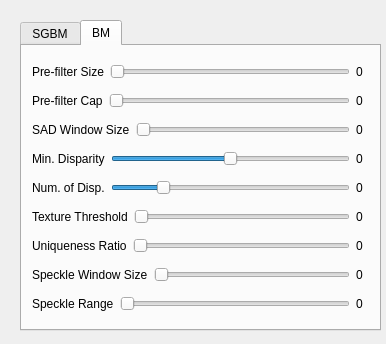
<?xml version="1.0" encoding="UTF-8"?>
<ui version="4.0">
 <class>stereoMatchParamForm</class>
 <widget class="QWidget" name="stereoMatchParamForm">
  <property name="geometry">
   <rect>
    <x>0</x>
    <y>0</y>
    <width>386</width>
    <height>344</height>
   </rect>
  </property>
  <property name="windowTitle">
   <string>Form</string>
  </property>
  <widget class="QTabWidget" name="tabWidget">
   <property name="geometry">
    <rect>
     <x>20</x>
     <y>20</y>
     <width>361</width>
     <height>311</height>
    </rect>
   </property>
   <property name="currentIndex">
    <number>1</number>
   </property>
   <widget class="QWidget" name="tab_2">
    <attribute name="title">
     <string>SGBM</string>
    </attribute>
    <widget class="QWidget" name="layoutWidget_2">
     <property name="geometry">
      <rect>
       <x>20</x>
       <y>10</y>
       <width>331</width>
       <height>266</height>
      </rect>
     </property>
     <layout class="QGridLayout" name="gridLayout_12">
      <item row="4" column="0">
       <layout class="QGridLayout" name="gridLayout_18">
        <item row="0" column="0">
         <widget class="QLabel" name="label_16">
          <property name="text">
           <string>Uniqueness Ratio</string>
          </property>
         </widget>
        </item>
        <item row="0" column="1">
         <widget class="QSlider" name="horizontalSlider_sgbm_uniqueness_ratio">
          <property name="maximum">
           <number>300</number>
          </property>
          <property name="pageStep">
           <number>1</number>
          </property>
          <property name="orientation">
           <enum>Qt::Horizontal</enum>
          </property>
         </widget>
        </item>
        <item row="0" column="2">
         <widget class="QLabel" name="label_sgbm_uniqueness_ratio">
          <property name="text">
           <string>0</string>
          </property>
         </widget>
        </item>
       </layout>
      </item>
      <item row="5" column="0">
       <layout class="QGridLayout" name="gridLayout_19">
        <item row="0" column="0">
         <widget class="QLabel" name="label_17">
          <property name="text">
           <string>Speckle Window Size</string>
          </property>
         </widget>
        </item>
        <item row="0" column="1">
         <widget class="QSlider" name="horizontalSlider_sgbm_speckle_window_size">
          <property name="maximum">
           <number>100</number>
          </property>
          <property name="pageStep">
           <number>1</number>
          </property>
          <property name="orientation">
           <enum>Qt::Horizontal</enum>
          </property>
         </widget>
        </item>
        <item row="0" column="2">
         <widget class="QLabel" name="label_sgbm_speckle_window_size">
          <property name="text">
           <string>0</string>
          </property>
         </widget>
        </item>
       </layout>
      </item>
      <item row="6" column="0">
       <layout class="QGridLayout" name="gridLayout_20">
        <item row="0" column="0">
         <widget class="QLabel" name="label_18">
          <property name="text">
           <string>Speckle Range</string>
          </property>
         </widget>
        </item>
        <item row="0" column="1">
         <widget class="QSlider" name="horizontalSlider_sgbm_speckle_range">
          <property name="maximum">
           <number>100</number>
          </property>
          <property name="pageStep">
           <number>1</number>
          </property>
          <property name="orientation">
           <enum>Qt::Horizontal</enum>
          </property>
         </widget>
        </item>
        <item row="0" column="2">
         <widget class="QLabel" name="label_sgbm_speckle_range">
          <property name="text">
           <string>0</string>
          </property>
         </widget>
        </item>
       </layout>
      </item>
      <item row="0" column="0">
       <layout class="QGridLayout" name="gridLayout_13">
        <item row="0" column="0">
         <widget class="QLabel" name="label_11">
          <property name="text">
           <string>Pre-filter Cap</string>
          </property>
         </widget>
        </item>
        <item row="0" column="1">
         <widget class="QSlider" name="horizontalSlider_sgbm_pre_filter_cap">
          <property name="minimum">
           <number>1</number>
          </property>
          <property name="maximum">
           <number>100</number>
          </property>
          <property name="pageStep">
           <number>1</number>
          </property>
          <property name="orientation">
           <enum>Qt::Horizontal</enum>
          </property>
         </widget>
        </item>
        <item row="0" column="2">
         <widget class="QLabel" name="label_sgbm_pre_filter_cap">
          <property name="text">
           <string>0</string>
          </property>
         </widget>
        </item>
       </layout>
      </item>
      <item row="1" column="0">
       <layout class="QGridLayout" name="gridLayout_14">
        <item row="0" column="0">
         <widget class="QLabel" name="label_12">
          <property name="text">
           <string>SAD Window Size</string>
          </property>
         </widget>
        </item>
        <item row="0" column="1">
         <widget class="QSlider" name="horizontalSlider_sgbm_sad_window_size">
          <property name="minimum">
           <number>3</number>
          </property>
          <property name="maximum">
           <number>200</number>
          </property>
          <property name="pageStep">
           <number>2</number>
          </property>
          <property name="orientation">
           <enum>Qt::Horizontal</enum>
          </property>
         </widget>
        </item>
        <item row="0" column="2">
         <widget class="QLabel" name="label_sgbm_sad_window_size">
          <property name="text">
           <string>0</string>
          </property>
         </widget>
        </item>
       </layout>
      </item>
      <item row="2" column="0">
       <layout class="QGridLayout" name="gridLayout_15">
        <item row="0" column="0">
         <widget class="QLabel" name="label_13">
          <property name="text">
           <string>Min. Disparity</string>
          </property>
         </widget>
        </item>
        <item row="0" column="1">
         <widget class="QSlider" name="horizontalSlider_sgbm_min_disp">
          <property name="minimum">
           <number>-100</number>
          </property>
          <property name="maximum">
           <number>100</number>
          </property>
          <property name="pageStep">
           <number>1</number>
          </property>
          <property name="orientation">
           <enum>Qt::Horizontal</enum>
          </property>
         </widget>
        </item>
        <item row="0" column="2">
         <widget class="QLabel" name="label_sgbm_min_disp">
          <property name="text">
           <string>0</string>
          </property>
         </widget>
        </item>
       </layout>
      </item>
      <item row="3" column="0">
       <layout class="QGridLayout" name="gridLayout_16">
        <item row="0" column="0">
         <widget class="QLabel" name="label_14">
          <property name="text">
           <string>Num. of Disp.</string>
          </property>
         </widget>
        </item>
        <item row="0" column="1">
         <widget class="QSlider" name="horizontalSlider_sgbm_num_of_disp">
          <property name="minimum">
           <number>16</number>
          </property>
          <property name="maximum">
           <number>256</number>
          </property>
          <property name="singleStep">
           <number>16</number>
          </property>
          <property name="pageStep">
           <number>16</number>
          </property>
          <property name="value">
           <number>64</number>
          </property>
          <property name="orientation">
           <enum>Qt::Horizontal</enum>
          </property>
         </widget>
        </item>
        <item row="0" column="2">
         <widget class="QLabel" name="label_sgbm_num_of_disp">
          <property name="text">
           <string>0</string>
          </property>
         </widget>
        </item>
       </layout>
      </item>
     </layout>
    </widget>
   </widget>
   <widget class="QWidget" name="tab">
    <attribute name="title">
     <string>BM</string>
    </attribute>
    <widget class="QWidget" name="layoutWidget">
     <property name="geometry">
      <rect>
       <x>10</x>
       <y>10</y>
       <width>331</width>
       <height>266</height>
      </rect>
     </property>
     <layout class="QGridLayout" name="gridLayout_11">
      <item row="0" column="0">
       <layout class="QGridLayout" name="gridLayout">
        <item row="0" column="0">
         <widget class="QLabel" name="label">
          <property name="text">
           <string>Pre-filter Size</string>
          </property>
         </widget>
        </item>
        <item row="0" column="2">
         <widget class="QLabel" name="label_bm_pre_filter_size">
          <property name="text">
           <string>0</string>
          </property>
         </widget>
        </item>
        <item row="0" column="1">
         <widget class="QSlider" name="horizontalSlider_bm_pre_filter_size">
          <property name="minimum">
           <number>5</number>
          </property>
          <property name="maximum">
           <number>200</number>
          </property>
          <property name="pageStep">
           <number>2</number>
          </property>
          <property name="orientation">
           <enum>Qt::Horizontal</enum>
          </property>
         </widget>
        </item>
       </layout>
      </item>
      <item row="1" column="0">
       <layout class="QGridLayout" name="gridLayout_2">
        <item row="0" column="0">
         <widget class="QLabel" name="label_2">
          <property name="text">
           <string>Pre-filter Cap</string>
          </property>
         </widget>
        </item>
        <item row="0" column="1">
         <widget class="QSlider" name="horizontalSlider_bm_pre_filter_cap">
          <property name="minimum">
           <number>1</number>
          </property>
          <property name="maximum">
           <number>63</number>
          </property>
          <property name="pageStep">
           <number>1</number>
          </property>
          <property name="orientation">
           <enum>Qt::Horizontal</enum>
          </property>
         </widget>
        </item>
        <item row="0" column="2">
         <widget class="QLabel" name="label_bm_pre_filter_cap">
          <property name="text">
           <string>0</string>
          </property>
         </widget>
        </item>
       </layout>
      </item>
      <item row="2" column="0">
       <layout class="QGridLayout" name="gridLayout_4">
        <item row="0" column="0">
         <widget class="QLabel" name="label_3">
          <property name="text">
           <string>SAD Window Size</string>
          </property>
         </widget>
        </item>
        <item row="0" column="1">
         <widget class="QSlider" name="horizontalSlider_bm_sad_window_size">
          <property name="minimum">
           <number>5</number>
          </property>
          <property name="maximum">
           <number>200</number>
          </property>
          <property name="pageStep">
           <number>2</number>
          </property>
          <property name="orientation">
           <enum>Qt::Horizontal</enum>
          </property>
         </widget>
        </item>
        <item row="0" column="2">
         <widget class="QLabel" name="label_bm_sad_window_size">
          <property name="text">
           <string>0</string>
          </property>
         </widget>
        </item>
       </layout>
      </item>
      <item row="3" column="0">
       <layout class="QGridLayout" name="gridLayout_5">
        <item row="0" column="0">
         <widget class="QLabel" name="label_4">
          <property name="text">
           <string>Min. Disparity</string>
          </property>
         </widget>
        </item>
        <item row="0" column="1">
         <widget class="QSlider" name="horizontalSlider_bm_min_disp">
          <property name="minimum">
           <number>-100</number>
          </property>
          <property name="maximum">
           <number>100</number>
          </property>
          <property name="pageStep">
           <number>1</number>
          </property>
          <property name="orientation">
           <enum>Qt::Horizontal</enum>
          </property>
         </widget>
        </item>
        <item row="0" column="2">
         <widget class="QLabel" name="label_bm_min_disp">
          <property name="text">
           <string>0</string>
          </property>
         </widget>
        </item>
       </layout>
      </item>
      <item row="4" column="0">
       <layout class="QGridLayout" name="gridLayout_6">
        <item row="0" column="0">
         <widget class="QLabel" name="label_8">
          <property name="text">
           <string>Num. of Disp.</string>
          </property>
         </widget>
        </item>
        <item row="0" column="1">
         <widget class="QSlider" name="horizontalSlider_bm_num_of_disp">
          <property name="minimum">
           <number>16</number>
          </property>
          <property name="maximum">
           <number>256</number>
          </property>
          <property name="singleStep">
           <number>16</number>
          </property>
          <property name="pageStep">
           <number>16</number>
          </property>
          <property name="value">
           <number>64</number>
          </property>
          <property name="orientation">
           <enum>Qt::Horizontal</enum>
          </property>
         </widget>
        </item>
        <item row="0" column="2">
         <widget class="QLabel" name="label_bm_num_of_disp">
          <property name="text">
           <string>0</string>
          </property>
         </widget>
        </item>
       </layout>
      </item>
      <item row="5" column="0">
       <layout class="QGridLayout" name="gridLayout_7">
        <item row="0" column="0">
         <widget class="QLabel" name="label_6">
          <property name="text">
           <string>Texture Threshold</string>
          </property>
         </widget>
        </item>
        <item row="0" column="1">
         <widget class="QSlider" name="horizontalSlider_bm_texture_thresh">
          <property name="maximum">
           <number>1000</number>
          </property>
          <property name="pageStep">
           <number>1</number>
          </property>
          <property name="orientation">
           <enum>Qt::Horizontal</enum>
          </property>
         </widget>
        </item>
        <item row="0" column="2">
         <widget class="QLabel" name="label_bm_texture_thresh">
          <property name="text">
           <string>0</string>
          </property>
         </widget>
        </item>
       </layout>
      </item>
      <item row="6" column="0">
       <layout class="QGridLayout" name="gridLayout_10">
        <item row="0" column="0">
         <widget class="QLabel" name="label_7">
          <property name="text">
           <string>Uniqueness Ratio</string>
          </property>
         </widget>
        </item>
        <item row="0" column="1">
         <widget class="QSlider" name="horizontalSlider_bm_uniqueness_ratio">
          <property name="maximum">
           <number>300</number>
          </property>
          <property name="pageStep">
           <number>1</number>
          </property>
          <property name="orientation">
           <enum>Qt::Horizontal</enum>
          </property>
         </widget>
        </item>
        <item row="0" column="2">
         <widget class="QLabel" name="label_bm_uniqueness_ratio">
          <property name="text">
           <string>0</string>
          </property>
         </widget>
        </item>
       </layout>
      </item>
      <item row="7" column="0">
       <layout class="QGridLayout" name="gridLayout_9">
        <item row="0" column="0">
         <widget class="QLabel" name="label_5">
          <property name="text">
           <string>Speckle Window Size</string>
          </property>
         </widget>
        </item>
        <item row="0" column="1">
         <widget class="QSlider" name="horizontalSlider_bm_speckle_window_size">
          <property name="maximum">
           <number>100</number>
          </property>
          <property name="pageStep">
           <number>1</number>
          </property>
          <property name="orientation">
           <enum>Qt::Horizontal</enum>
          </property>
         </widget>
        </item>
        <item row="0" column="2">
         <widget class="QLabel" name="label_bm_speckle_window_size">
          <property name="text">
           <string>0</string>
          </property>
         </widget>
        </item>
       </layout>
      </item>
      <item row="8" column="0">
       <layout class="QGridLayout" name="gridLayout_8">
        <item row="0" column="0">
         <widget class="QLabel" name="label_9">
          <property name="text">
           <string>Speckle Range</string>
          </property>
         </widget>
        </item>
        <item row="0" column="1">
         <widget class="QSlider" name="horizontalSlider_bm_speckle_range">
          <property name="maximum">
           <number>100</number>
          </property>
          <property name="pageStep">
           <number>1</number>
          </property>
          <property name="orientation">
           <enum>Qt::Horizontal</enum>
          </property>
         </widget>
        </item>
        <item row="0" column="2">
         <widget class="QLabel" name="label_bm_speckle_range">
          <property name="text">
           <string>0</string>
          </property>
         </widget>
        </item>
       </layout>
      </item>
     </layout>
    </widget>
   </widget>
  </widget>
 </widget>
 <resources/>
 <connections>
  <connection>
   <sender>horizontalSlider_bm_min_disp</sender>
   <signal>valueChanged(int)</signal>
   <receiver>label_bm_min_disp</receiver>
   <slot>setNum(int)</slot>
   <hints>
    <hint type="sourcelabel">
     <x>338</x>
     <y>155</y>
    </hint>
    <hint type="destinationlabel">
     <x>358</x>
     <y>155</y>
    </hint>
   </hints>
  </connection>
  <connection>
   <sender>horizontalSlider_bm_sad_window_size</sender>
   <signal>valueChanged(int)</signal>
   <receiver>label_bm_sad_window_size</receiver>
   <slot>setNum(int)</slot>
   <hints>
    <hint type="sourcelabel">
     <x>285</x>
     <y>121</y>
    </hint>
    <hint type="destinationlabel">
     <x>359</x>
     <y>124</y>
    </hint>
   </hints>
  </connection>
  <connection>
   <sender>horizontalSlider_bm_pre_filter_cap</sender>
   <signal>valueChanged(int)</signal>
   <receiver>label_bm_pre_filter_cap</receiver>
   <slot>setNum(int)</slot>
   <hints>
    <hint type="sourcelabel">
     <x>332</x>
     <y>92</y>
    </hint>
    <hint type="destinationlabel">
     <x>360</x>
     <y>93</y>
    </hint>
   </hints>
  </connection>
  <connection>
   <sender>horizontalSlider_bm_pre_filter_size</sender>
   <signal>valueChanged(int)</signal>
   <receiver>label_bm_pre_filter_size</receiver>
   <slot>setNum(int)</slot>
   <hints>
    <hint type="sourcelabel">
     <x>338</x>
     <y>62</y>
    </hint>
    <hint type="destinationlabel">
     <x>356</x>
     <y>63</y>
    </hint>
   </hints>
  </connection>
  <connection>
   <sender>horizontalSlider_bm_texture_thresh</sender>
   <signal>valueChanged(int)</signal>
   <receiver>label_bm_texture_thresh</receiver>
   <slot>setNum(int)</slot>
   <hints>
    <hint type="sourcelabel">
     <x>343</x>
     <y>216</y>
    </hint>
    <hint type="destinationlabel">
     <x>358</x>
     <y>212</y>
    </hint>
   </hints>
  </connection>
  <connection>
   <sender>horizontalSlider_bm_uniqueness_ratio</sender>
   <signal>valueChanged(int)</signal>
   <receiver>label_bm_uniqueness_ratio</receiver>
   <slot>setNum(int)</slot>
   <hints>
    <hint type="sourcelabel">
     <x>335</x>
     <y>245</y>
    </hint>
    <hint type="destinationlabel">
     <x>359</x>
     <y>243</y>
    </hint>
   </hints>
  </connection>
  <connection>
   <sender>horizontalSlider_bm_speckle_window_size</sender>
   <signal>valueChanged(int)</signal>
   <receiver>label_bm_speckle_window_size</receiver>
   <slot>setNum(int)</slot>
   <hints>
    <hint type="sourcelabel">
     <x>330</x>
     <y>274</y>
    </hint>
    <hint type="destinationlabel">
     <x>357</x>
     <y>272</y>
    </hint>
   </hints>
  </connection>
  <connection>
   <sender>horizontalSlider_bm_speckle_range</sender>
   <signal>valueChanged(int)</signal>
   <receiver>label_bm_speckle_range</receiver>
   <slot>setNum(int)</slot>
   <hints>
    <hint type="sourcelabel">
     <x>320</x>
     <y>301</y>
    </hint>
    <hint type="destinationlabel">
     <x>359</x>
     <y>302</y>
    </hint>
   </hints>
  </connection>
  <connection>
   <sender>horizontalSlider_sgbm_pre_filter_cap</sender>
   <signal>valueChanged(int)</signal>
   <receiver>label_sgbm_pre_filter_cap</receiver>
   <slot>setNum(int)</slot>
   <hints>
    <hint type="sourcelabel">
     <x>330</x>
     <y>66</y>
    </hint>
    <hint type="destinationlabel">
     <x>369</x>
     <y>67</y>
    </hint>
   </hints>
  </connection>
  <connection>
   <sender>horizontalSlider_sgbm_sad_window_size</sender>
   <signal>valueChanged(int)</signal>
   <receiver>label_sgbm_sad_window_size</receiver>
   <slot>setNum(int)</slot>
   <hints>
    <hint type="sourcelabel">
     <x>346</x>
     <y>104</y>
    </hint>
    <hint type="destinationlabel">
     <x>368</x>
     <y>104</y>
    </hint>
   </hints>
  </connection>
  <connection>
   <sender>horizontalSlider_sgbm_min_disp</sender>
   <signal>valueChanged(int)</signal>
   <receiver>label_sgbm_min_disp</receiver>
   <slot>setNum(int)</slot>
   <hints>
    <hint type="sourcelabel">
     <x>337</x>
     <y>143</y>
    </hint>
    <hint type="destinationlabel">
     <x>366</x>
     <y>143</y>
    </hint>
   </hints>
  </connection>
  <connection>
   <sender>horizontalSlider_sgbm_num_of_disp</sender>
   <signal>valueChanged(int)</signal>
   <receiver>label_sgbm_num_of_disp</receiver>
   <slot>setNum(int)</slot>
   <hints>
    <hint type="sourcelabel">
     <x>332</x>
     <y>183</y>
    </hint>
    <hint type="destinationlabel">
     <x>365</x>
     <y>184</y>
    </hint>
   </hints>
  </connection>
  <connection>
   <sender>horizontalSlider_sgbm_uniqueness_ratio</sender>
   <signal>valueChanged(int)</signal>
   <receiver>label_sgbm_uniqueness_ratio</receiver>
   <slot>setNum(int)</slot>
   <hints>
    <hint type="sourcelabel">
     <x>350</x>
     <y>218</y>
    </hint>
    <hint type="destinationlabel">
     <x>369</x>
     <y>219</y>
    </hint>
   </hints>
  </connection>
  <connection>
   <sender>horizontalSlider_sgbm_speckle_window_size</sender>
   <signal>valueChanged(int)</signal>
   <receiver>label_sgbm_speckle_window_size</receiver>
   <slot>setNum(int)</slot>
   <hints>
    <hint type="sourcelabel">
     <x>328</x>
     <y>262</y>
    </hint>
    <hint type="destinationlabel">
     <x>369</x>
     <y>262</y>
    </hint>
   </hints>
  </connection>
  <connection>
   <sender>horizontalSlider_sgbm_speckle_range</sender>
   <signal>valueChanged(int)</signal>
   <receiver>label_sgbm_speckle_range</receiver>
   <slot>setNum(int)</slot>
   <hints>
    <hint type="sourcelabel">
     <x>352</x>
     <y>298</y>
    </hint>
    <hint type="destinationlabel">
     <x>369</x>
     <y>298</y>
    </hint>
   </hints>
  </connection>
 </connections>
</ui>
